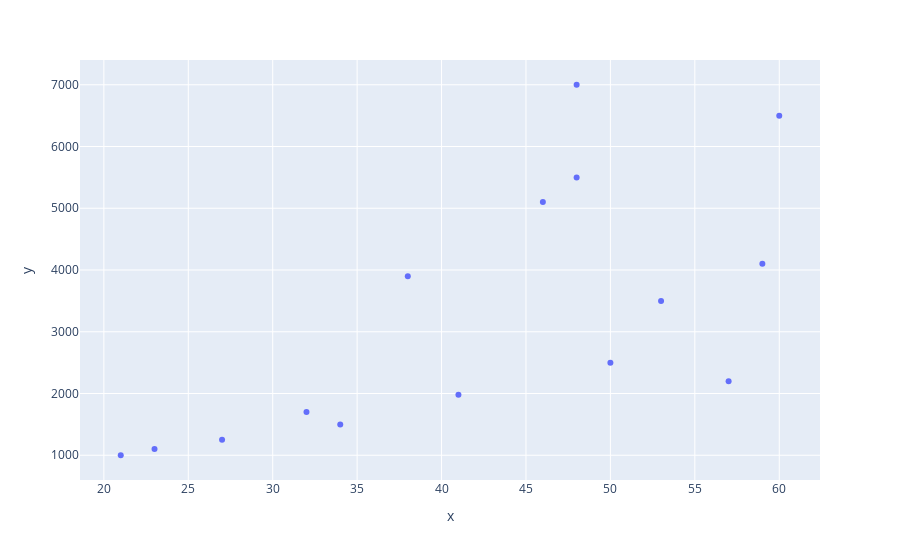

Notebook code cell kept with this figure:
### Code cell
grafico = px.scatter(x=x,y=y)
grafico.show()

### Figure 1 — Plotly figure (JSON) as saved in the notebook; plotly's stock layout.template omitted (floating-point values rounded to 4 significant figures)
{"data": [{"hovertemplate": "x=%{x}<br>y=%{y}<extra></extra>", "legendgroup": "", "marker": {"color": "#636efa", "symbol": "circle"}, "mode": "markers", "name": "", "orientation": "v", "showlegend": false, "type": "scatter", "x": [21, 23, 27, 32, 34, 41, 50, 53, 57, 59, 38, 46, 48, 48, 60], "xaxis": "x", "y": [1000, 1100, 1250, 1700, 1500, 1980, 2500, 3500, 2200, 4100, 3900, 5100, 5500, 7000, 6500], "yaxis": "y"}], "layout": {"legend": {"tracegroupgap": 0}, "margin": {"t": 60}, "xaxis": {"anchor": "y", "domain": [0, 1], "title": {"text": "x"}}, "yaxis": {"anchor": "x", "domain": [0, 1], "title": {"text": "y"}}}}
